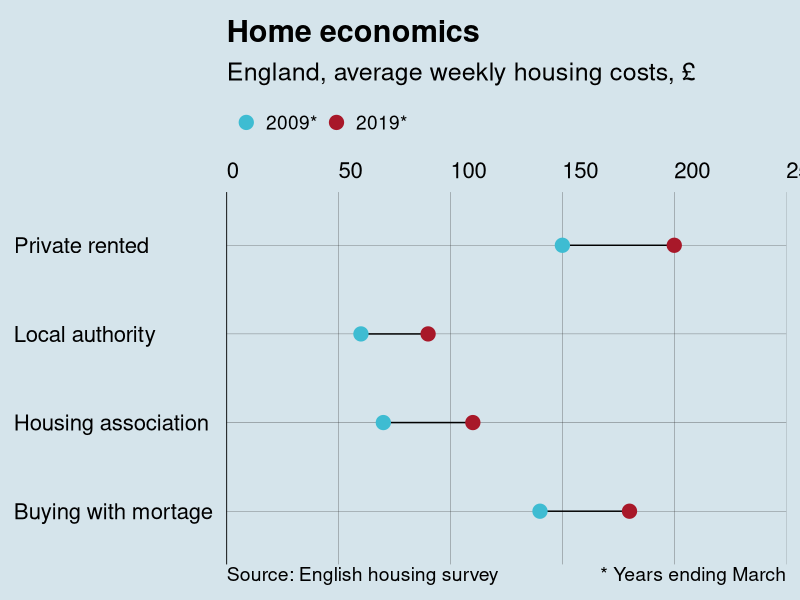

Reproduce this figure in R. (Note: this script raises an error after producing the figure.)
# To do
# make fonts large
# make points larger
# add another caption to the right
# align 0 with main margin
# move title, subtitle and caption in line with the y axis labels


# References

# align ticks to x, y axes - force origin to start at 0
# https://stackoverflow.com/questions/13701347/force-the-origin-to-start-at-0

# Economist article
# https://www.economist.com/britain/2020/08/27/generation-rent-grows-up

# lollipop chart
# https://www.r-graph-gallery.com/303-lollipop-plot-with-2-values.html

# formatting the legend
# http://www.cookbook-r.com/Graphs/Legends_(ggplot2)/#changing-the-position-of-the-legend

# changing default colours
# https://data-se.netlify.app/2018/12/12/changing-the-default-color-scheme-in-ggplot2/

# Library
library(ggplot2)
library(dplyr)
library(ggthemes)

# set working directory and read the file
setwd("/Users/sanjaynoronha/Desktop/R")
df <- read.csv("Economist_Aug_29_2020.csv")

#################
# DATA CLEANING
#################

yearColors <- c("#3EBCD2", "#A81829")

# changing the default colours
scale_colour_discrete <- function(...) {
  scale_colour_manual(..., values = yearColors)
}

#Getting the 2009 and 2019 values 
df_2009 <- filter(df, year == 2009)
df_2019 <- filter(df, year == 2019)

# taking 2009 as baseline, renaming the -value- column
df_2009 <- df_2009 %>%
rename(value_2009 = value)

# adding the 2019 column
df_2009$value_2019 <- df_2019$value  

#removing unwanted variable
df <- df_2009
rm(df_2009)
rm(df_2019)

#selecting a subset of values
df <- df %>% select(housing_type, value_2009, value_2019)


#################
## DATA VIZ
#################
ggplot(df) +
  geom_segment( aes( y = housing_type, yend = housing_type, x = value_2009, xend = value_2019), color="black") +
  geom_point( aes(y = housing_type, x = value_2009, colour = "2009*"),  size=4.5 ) +
  geom_point( aes(y = housing_type, x = value_2019, colour = "2019*"),  size=4.5 ) + 
  scale_x_continuous(limits = c(0, 250), position = "top", expand = c(0, 0)) +


#################
## THEME
#################
  labs(
    x = NULL
    , y = NULL
    , title = "Home economics"
    , subtitle = "England, average weekly housing costs, £"
    , caption = c("Source: English housing survey", "* Years ending March") # multiple captions
  ) +
  
  theme_economist() +
  
  theme( # grids
    panel.grid.major.x =   element_line( color = "grey18", size = 0.1)
    , panel.grid.minor.x =  element_blank()
    , panel.grid.major.y =   element_line( color = "grey18", size = 0.1)
    , panel.grid.minor.y = element_blank()
  ) +
  
  theme( # axes
    axis.ticks = element_blank()
    , axis.line.x = element_blank()
    , axis.line.y = element_line( color = "black", size = 0.3)
  ) +
  
  theme(
    plot.title = element_text(colour="black", size = 22 ,family = "sans", face="bold", margin = margin(b = 10) ,hjust = 0)
    , plot.subtitle = element_text(colour = "black", size = 18, family = "sans", margin = margin(b = 14) ,hjust = 0)
    , axis.text.y = element_text(size = 16, hjust = 0, family = "sans")
    , axis.text.x = element_text(size = 16, hjust = 0, family = "sans")
    , plot.caption = element_text(size = 14, family = "sans",hjust=c( 0, 1))
  ) +
  
  theme(
    legend.title = element_blank() # No legend title
    , legend.position="top"
    , legend.justification=c(0,0)
  ) 
  

ggsave(plot = p, width = 2400, height = 1800, units = "px", dpi = 300, filename = "advantage_scholtz.png")


